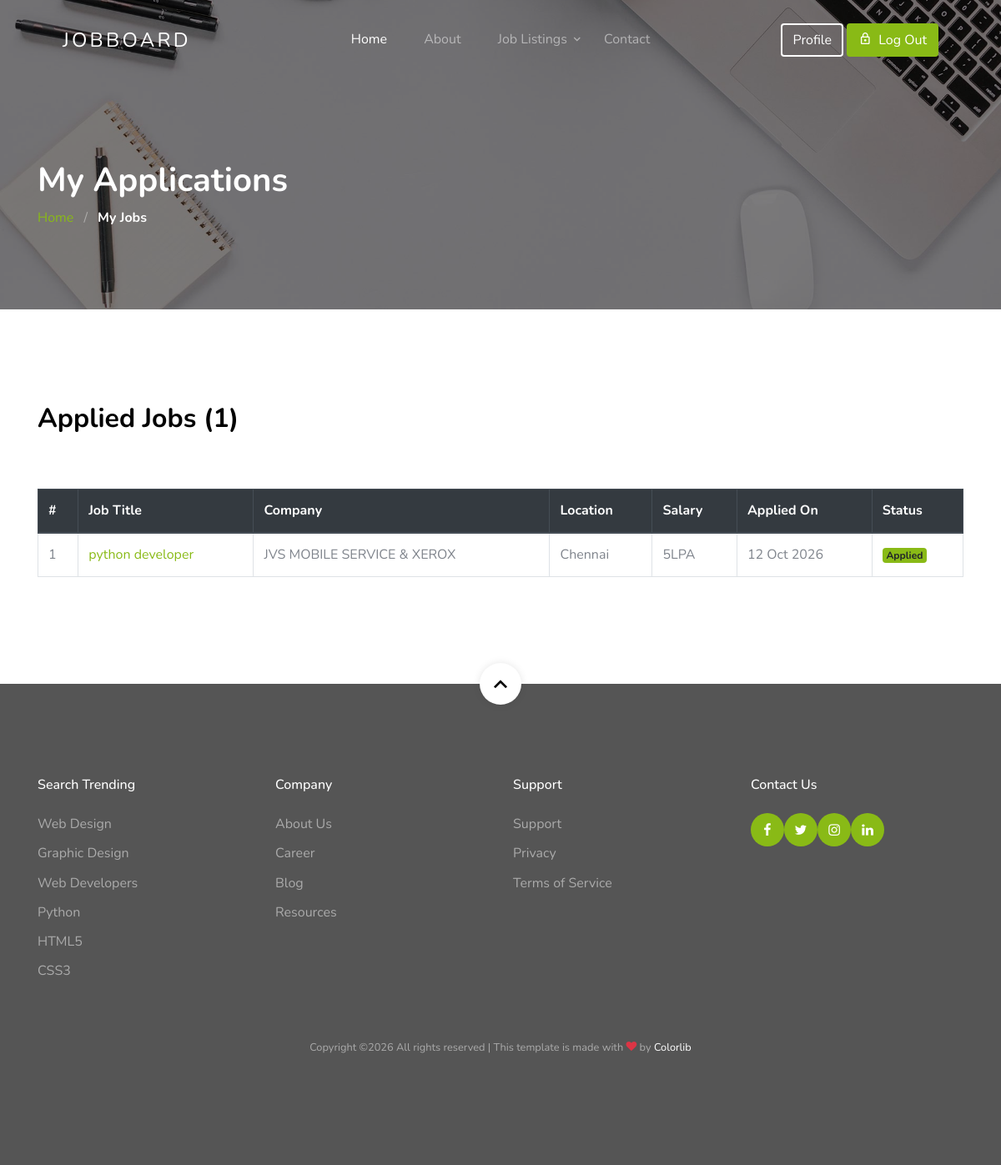
The app's page /candidate/my-applications/ (signed in) with its own data.
### app/models.py (models this page shows, shortened)
class Application(models.Model):
    candidate = models.ForeignKey(Candidate, on_delete=models.CASCADE)
    job = models.ForeignKey(Job, on_delete=models.CASCADE)
    applied_at = models.DateTimeField(auto_now_add=True)
    status = models.CharField(max_length=20, default='Applied', choices=[('Applied','Applied'),('Shortlisted','Shortlisted'),('Rejected','Rejected')])
    class Meta:
        unique_together = ('candidate','job') # One candidate can't apply twice

class Job(models.Model):
    company = models.ForeignKey(Company, on_delete=models.CASCADE)
    title = models.CharField(max_length=200)
    description = models.TextField()
    location = models.CharField(max_length=100)
    salary = models.CharField(max_length=100) # e.g. 5 LPA / 30000 per month
    job_type = models.CharField(max_length=50, choices=[('Full Time','Full Time'),('Part Time','Part Time'),('Internship','Internship'),('Contract','Contract')])
    experience = models.CharField(max_length=100) # e.g. 0-1 years
    skills = models.CharField(max_length=300) # e.g. Python, Django
    vacancy = models.IntegerField(default=1)
    created_at = models.DateTimeField(auto_now_add=True)

class Company(models.Model):
    master = models.ForeignKey(Master, on_delete=models.CASCADE)
    firstname = models.CharField(max_length=50)
    lastname = models.CharField(max_length=50)
    company_name = models.CharField(max_length=100)
    state = models.CharField(max_length=50)
    city = models.CharField(max_length=50)
    contact = models.CharField(max_length=50)
    address = models.CharField(max_length=150)
    logo_pic = models.ImageField(upload_to="app/img/company")

### app/views.py (the view)
# urls.py: path('candidate/my-applications/', views.CandidateApplications, name='my_applications'),
def CandidateApplications(request):
    from .models import Application, Candidate
    from django.shortcuts import redirect
    if 'master_id' not in request.session or request.session.get('role') != 'candidate':
        return redirect('login')
    try:
        candidate = Candidate.objects.get(master_id=request.session['master_id'])
    except Candidate.DoesNotExist:
        return redirect('create_candidate')
    apps = Application.objects.filter(candidate=candidate).order_by('-applied_at')
    return render(request, "app/my_applications.html", {'applications': apps})

### app/templates/app/my_applications.html
{% extends "app/base1.html" %}
{% load static %}
{% block content %}
<section class="section-hero overlay inner-page bg-image" style="background-image: url('{% static 'images/hero_1.jpg' %}');" id="home-section">
  <div class="container"><div class="row"><div class="col-md-7"><h1 class="text-white font-weight-bold">My Applications</h1><div class="custom-breadcrumbs"><a href="{% url 'index' %}">Home</a> <span class="mx-2 slash">/</span> <span class="text-white"><strong>My Jobs</strong></span></div></div></div></div>
</section>
<section class="site-section">
  <div class="container">
    <div class="row mb-5"><div class="col-12"><h2 class="section-title mb-3">Applied Jobs ({{ applications|length }})</h2></div></div>
    {% if applications %}
    <div class="row">
      <div class="col-12">
        <table class="table table-bordered table-hover">
          <thead class="thead-dark">
            <tr><th>#</th><th>Job Title</th><th>Company</th><th>Location</th><th>Salary</th><th>Applied On</th><th>Status</th></tr>
          </thead>
          <tbody>
            {% for app in applications %}
            <tr>
              <td>{{ forloop.counter }}</td>
              <td><a href="{% url 'job_detail' app.job.id %}">{{ app.job.title }}</a></td>
              <td>{{ app.job.company.company_name }}</td>
              <td>{{ app.job.location }}</td>
              <td>{{ app.job.salary }}</td>
              <td>{{ app.applied_at|date:"d M Y" }}</td>
              <td><span class="badge badge-success">Applied</span></td>
            </tr>
            {% endfor %}
          </tbody>
        </table>
      </div>
    </div>
    {% else %}
    <div class="row"><div class="col-12 text-center py-5">
      <h4>No applications yet</h4>
      <p>You haven't applied for any jobs</p>
      <a href="{% url 'index' %}" class="btn btn-primary">Browse Jobs</a>
    </div></div>
    {% endif %}
  </div>
</section>
{% endblock %}

### app/static/css/style.css (style rules this page uses)
body { font-weight: 400; font-size: 1rem; line-height: 1.7; position: relative; }
body:after { content: ""; position: absolute; top: 0; left: 0; right: 0; bottom: 0; background: rgba(0, 0, 0, 0.7); z-index: 100; opacity: 0; visibility: hidden; -webkit-transition: .3s all ease; -o-transition: .3s all ease; transition: .3s all ease; }
h1, h2, h3, h4 { color: #000; }
.site-section { padding-top: 7rem; padding-bottom: 7rem; position: relative; z-index: 2; }
.bg-image { background-size: cover; background-position: center center; background-repeat: no-repeat; }
.custom-breadcrumbs a { color: #89ba16; }
.custom-breadcrumbs .slash { color: rgba(255, 255, 255, 0.4); }
.section-title { font-size: 2rem; font-weight: 700; }
.section-hero, .section-hero > .container > .row { height: 100vh; min-height: 900px; }
.section-hero.inner-page, .section-hero.inner-page > .container > .row { height: auto; min-height: auto; padding-top: 6em; padding-bottom: 3em; }
.section-hero.overlay, .section-hero.overlay-2 { position: relative; }
.section-hero.overlay:before, .section-hero.overlay-2:before { z-index: 1; position: absolute; content: ""; top: 0; left: 0; right: 0; bottom: 0; background: rgba(0, 0, 0, 0.5); }
.section-hero > .container { z-index: 2; position: relative; }

### records on screen
Application: job "python developer", job.company.company_name "JVS MOBILE SERVICE & XEROX", job.location "Chennai", job.salary "5LPA", applied_at "12 Oct 2026"

### other values on screen
{{ applications|length }} "1"
